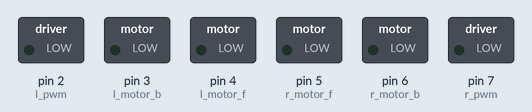
A sketch run on a simulated Arduino Uno, built with avr-gcc and run on an emulated ATmega328P. Shown: switched loads named in the sketch (green lamp = pin HIGH).

Above: at 0.1 s.
At 2.1 s:
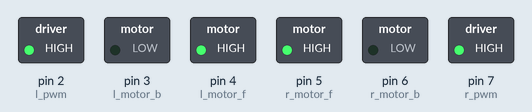
Timing chart, 0 to 3.6 s (numbered marks = the images above):
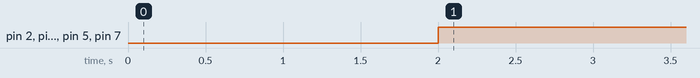

Measured:
- by itself, pin 2 (l_pwm), pin 4 (l_motor_f), pin 5 (r_motor_f), pin 7 (r_pwm): LOW → HIGH at 2.0 s

The sketch:

bridge.ino
```cpp
#define l_motor_f 4
#define l_motor_b 3
#define r_motor_f 5
#define r_motor_b 6
#define l_pwm 2
#define r_pwm 7

void setup()
{
  pinMode(l_motor_f, OUTPUT);
  pinMode(l_motor_b, OUTPUT);
  pinMode(r_motor_b, OUTPUT);
  pinMode(r_motor_f, OUTPUT);
  pinMode(l_pwm, OUTPUT);
  pinMode(r_pwm, OUTPUT);
  delay(2000);
}

void loop()
{
  digitalWrite(l_motor_b, LOW);
  digitalWrite(r_motor_b, LOW);
  digitalWrite(l_motor_f, HIGH);
  digitalWrite(r_motor_f, HIGH);
  analogWrite(l_pwm, 240);
  analogWrite(r_pwm, 240);
}
```
